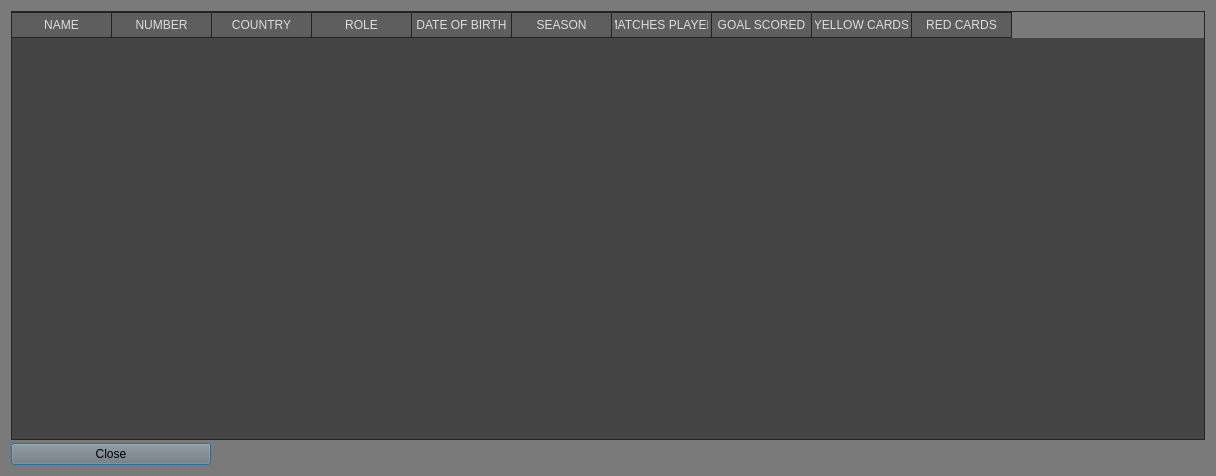
<?xml version="1.0" encoding="UTF-8"?>
<ui version="4.0">
 <class>Dialog</class>
 <widget class="QDialog" name="Dialog">
  <property name="geometry">
   <rect>
    <x>0</x>
    <y>0</y>
    <width>1216</width>
    <height>476</height>
   </rect>
  </property>
  <property name="sizePolicy">
   <sizepolicy hsizetype="Expanding" vsizetype="Expanding">
    <horstretch>0</horstretch>
    <verstretch>0</verstretch>
   </sizepolicy>
  </property>
  <property name="focusPolicy">
   <enum>Qt::NoFocus</enum>
  </property>
  <property name="windowTitle">
   <string>Team</string>
  </property>
  <property name="windowIcon">
   <iconset>
    <normaloff>icon.ico</normaloff>icon.ico</iconset>
  </property>
  <property name="styleSheet">
   <string notr="true">background-color: rgb(122, 122, 122)</string>
  </property>
  <layout class="QGridLayout" name="gridLayout">
   <property name="sizeConstraint">
    <enum>QLayout::SetDefaultConstraint</enum>
   </property>
   <property name="verticalSpacing">
    <number>3</number>
   </property>
   <item row="0" column="0">
    <widget class="QTableWidget" name="tableWidget">
     <property name="font">
      <font>
       <pointsize>11</pointsize>
      </font>
     </property>
     <property name="contextMenuPolicy">
      <enum>Qt::PreventContextMenu</enum>
     </property>
     <property name="autoFillBackground">
      <bool>false</bool>
     </property>
     <property name="styleSheet">
      <string notr="true">
QTableWidget{
color:#DCDCDC;
background:#444444;
border:1px solid #242424;
alternate-background-color:#525252;
gridline-color:#242424;
}
 
QTableWidget::item:selected{
color:#DCDCDC;
background:qlineargradient(spread:pad,x1:0,y1:0,x2:0,y2:1,stop:0 #484848,stop:1 #383838);
}
 
QTableWidget::item:hover{
background:#5B5B5B;
}
QHeaderView::section{
text-align:center;
background:#5E5E5E;
padding:3px;
margin:0px;
color:#DCDCDC;
border:1px solid #242424;
border-left-width:0;
}
 
QScrollBar:vertical{
background:#484848;
padding:0px;
border-radius:6px;
max-width:12px;
}
 
 
QScrollBar::handle:vertical{
background:#CCCCCC;
}
 
QScrollBar::handle:hover:vertical,QScrollBar::handle:pressed:vertical{
background:#A7A7A7;
}
QScrollBar::sub-page:vertical{
background:444444;
}
 
 
QScrollBar::add-page:vertical{
background:5B5B5B;
}
 
QScrollBar::add-line:vertical{
background:none;
}
QScrollBar::sub-line:vertical{
background:none;
}</string>
     </property>
     <property name="frameShape">
      <enum>QFrame::Box</enum>
     </property>
     <property name="sizeAdjustPolicy">
      <enum>QAbstractScrollArea::AdjustIgnored</enum>
     </property>
     <property name="editTriggers">
      <set>QAbstractItemView::NoEditTriggers</set>
     </property>
     <property name="defaultDropAction">
      <enum>Qt::IgnoreAction</enum>
     </property>
     <property name="alternatingRowColors">
      <bool>true</bool>
     </property>
     <property name="selectionMode">
      <enum>QAbstractItemView::ExtendedSelection</enum>
     </property>
     <property name="selectionBehavior">
      <enum>QAbstractItemView::SelectItems</enum>
     </property>
     <property name="textElideMode">
      <enum>Qt::ElideRight</enum>
     </property>
     <property name="verticalScrollMode">
      <enum>QAbstractItemView::ScrollPerItem</enum>
     </property>
     <property name="horizontalScrollMode">
      <enum>QAbstractItemView::ScrollPerItem</enum>
     </property>
     <property name="showGrid">
      <bool>true</bool>
     </property>
     <property name="gridStyle">
      <enum>Qt::SolidLine</enum>
     </property>
     <property name="wordWrap">
      <bool>true</bool>
     </property>
     <attribute name="horizontalHeaderVisible">
      <bool>true</bool>
     </attribute>
     <attribute name="horizontalHeaderCascadingSectionResizes">
      <bool>true</bool>
     </attribute>
     <attribute name="horizontalHeaderShowSortIndicator" stdset="0">
      <bool>false</bool>
     </attribute>
     <attribute name="horizontalHeaderStretchLastSection">
      <bool>false</bool>
     </attribute>
     <attribute name="verticalHeaderVisible">
      <bool>false</bool>
     </attribute>
     <column>
      <property name="text">
       <string>NAME</string>
      </property>
     </column>
     <column>
      <property name="text">
       <string>NUMBER</string>
      </property>
     </column>
     <column>
      <property name="text">
       <string>COUNTRY</string>
      </property>
     </column>
     <column>
      <property name="text">
       <string>ROLE</string>
      </property>
     </column>
     <column>
      <property name="text">
       <string>DATE OF BIRTH</string>
      </property>
     </column>
     <column>
      <property name="text">
       <string>SEASON</string>
      </property>
     </column>
     <column>
      <property name="text">
       <string>MATCHES PLAYED</string>
      </property>
     </column>
     <column>
      <property name="text">
       <string>GOAL SCORED</string>
      </property>
     </column>
     <column>
      <property name="text">
       <string>YELLOW CARDS</string>
      </property>
     </column>
     <column>
      <property name="text">
       <string>RED CARDS</string>
      </property>
     </column>
    </widget>
   </item>
   <item row="1" column="0">
    <widget class="QPushButton" name="pushButton">
     <property name="maximumSize">
      <size>
       <width>200</width>
       <height>16777215</height>
      </size>
     </property>
     <property name="contextMenuPolicy">
      <enum>Qt::PreventContextMenu</enum>
     </property>
     <property name="layoutDirection">
      <enum>Qt::LeftToRight</enum>
     </property>
     <property name="text">
      <string>Close</string>
     </property>
    </widget>
   </item>
  </layout>
 </widget>
 <resources/>
 <connections>
  <connection>
   <sender>pushButton</sender>
   <signal>clicked()</signal>
   <receiver>Dialog</receiver>
   <slot>close()</slot>
   <hints>
    <hint type="sourcelabel">
     <x>1159</x>
     <y>455</y>
    </hint>
    <hint type="destinationlabel">
     <x>1019</x>
     <y>452</y>
    </hint>
   </hints>
  </connection>
 </connections>
</ui>
